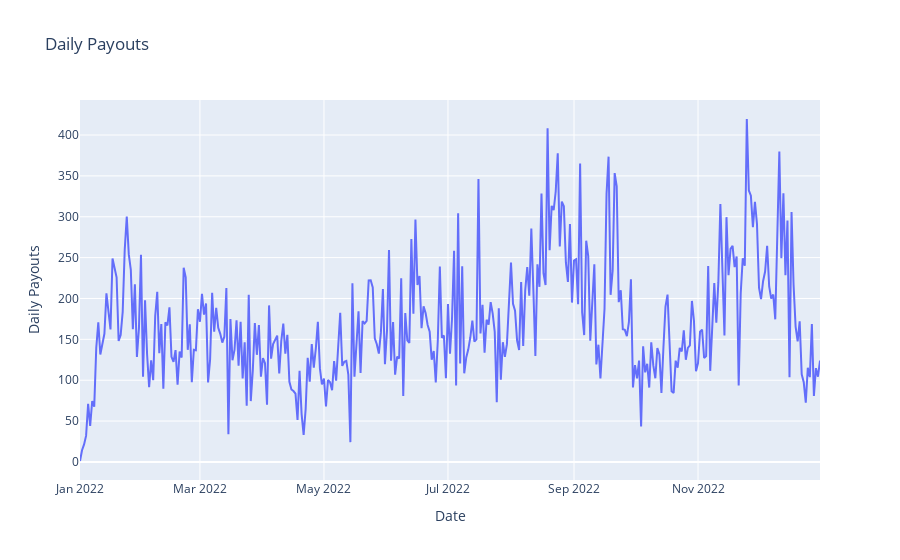

Notebook code cell kept with this figure:
### Code cell
# Visualize daily payouts by event_date column using plotly express line chart
fig = px.line(payouts_by_date, x='event_date', y='daily_payouts', title='Daily Payouts', labels={'event_date':'Date', 'daily_payouts':'Daily Payouts'})
fig.show()

### Figure 1 — Plotly figure (JSON) as saved in the notebook; plotly's stock layout.template omitted (floating-point values rounded to 4 significant figures; data arrays with more than 128 entries replaced by an {"elided": "..."} marker saying what was removed)
{"data": [{"hovertemplate": "Date=%{x}<br>Daily Payouts=%{y}<extra></extra>", "legendgroup": "", "line": {"color": "#636efa", "dash": "solid"}, "marker": {"symbol": "circle"}, "mode": "lines", "name": "", "orientation": "v", "showlegend": false, "type": "scatter", "x": {"elided": "365 str values"}, "xaxis": "x", "y": {"elided": "365 float values"}, "yaxis": "y"}], "layout": {"legend": {"tracegroupgap": 0}, "title": {"text": "Daily Payouts"}, "xaxis": {"anchor": "y", "domain": [0, 1], "title": {"text": "Date"}}, "yaxis": {"anchor": "x", "domain": [0, 1], "title": {"text": "Daily Payouts"}}}}
